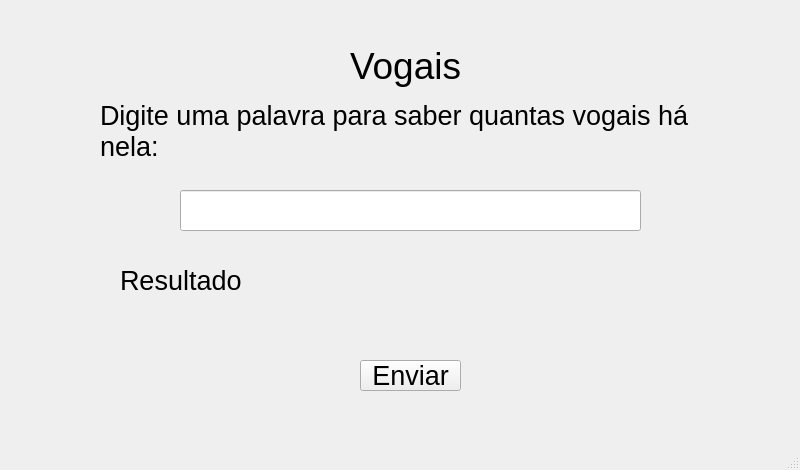
<?xml version="1.0" encoding="UTF-8"?>
<ui version="4.0">
 <class>MainWindow</class>
 <widget class="QMainWindow" name="MainWindow">
  <property name="geometry">
   <rect>
    <x>0</x>
    <y>0</y>
    <width>800</width>
    <height>470</height>
   </rect>
  </property>
  <property name="windowTitle">
   <string>MainWindow</string>
  </property>
  <widget class="QWidget" name="centralwidget">
   <widget class="QPushButton" name="pushButtonEnviar">
    <property name="geometry">
     <rect>
      <x>360</x>
      <y>360</y>
      <width>101</width>
      <height>31</height>
     </rect>
    </property>
    <property name="font">
     <font>
      <pointsize>20</pointsize>
     </font>
    </property>
    <property name="text">
     <string>Enviar</string>
    </property>
   </widget>
   <widget class="QLineEdit" name="lineEditPalavra">
    <property name="geometry">
     <rect>
      <x>180</x>
      <y>190</y>
      <width>461</width>
      <height>41</height>
     </rect>
    </property>
   </widget>
   <widget class="QLabel" name="label">
    <property name="geometry">
     <rect>
      <x>350</x>
      <y>40</y>
      <width>111</width>
      <height>51</height>
     </rect>
    </property>
    <property name="font">
     <font>
      <pointsize>28</pointsize>
     </font>
    </property>
    <property name="text">
     <string>Vogais</string>
    </property>
   </widget>
   <widget class="QLabel" name="label_3">
    <property name="geometry">
     <rect>
      <x>100</x>
      <y>80</y>
      <width>631</width>
      <height>101</height>
     </rect>
    </property>
    <property name="font">
     <font>
      <pointsize>20</pointsize>
     </font>
    </property>
    <property name="text">
     <string>Digite uma palavra para saber quantas vogais há nela:</string>
    </property>
    <property name="wordWrap">
     <bool>true</bool>
    </property>
   </widget>
   <widget class="QLabel" name="labelResultado">
    <property name="geometry">
     <rect>
      <x>120</x>
      <y>260</y>
      <width>551</width>
      <height>41</height>
     </rect>
    </property>
    <property name="font">
     <font>
      <pointsize>20</pointsize>
     </font>
    </property>
    <property name="text">
     <string>Resultado</string>
    </property>
   </widget>
  </widget>
  <widget class="QMenuBar" name="menubar">
   <property name="geometry">
    <rect>
     <x>0</x>
     <y>0</y>
     <width>800</width>
     <height>21</height>
    </rect>
   </property>
  </widget>
  <widget class="QStatusBar" name="statusbar"/>
 </widget>
 <resources/>
 <connections/>
</ui>
